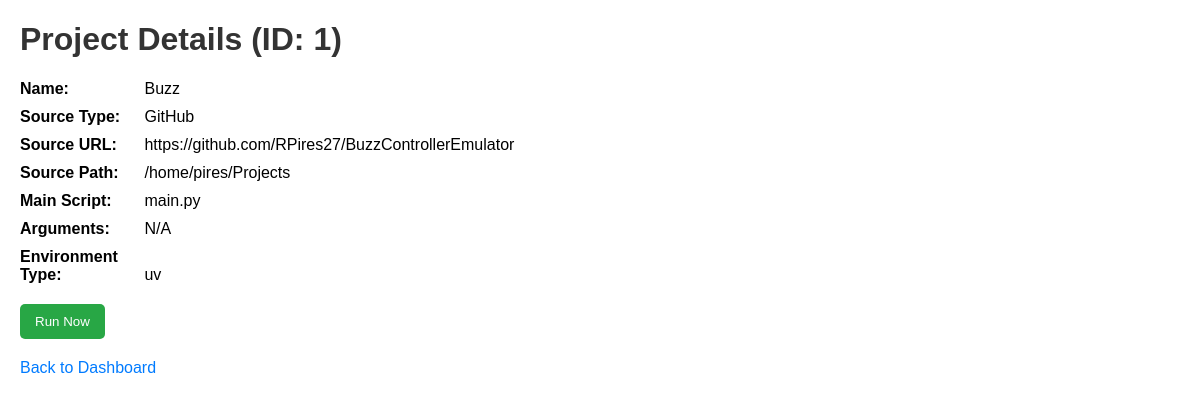
/projects/1, run on the app's committed database.
### app/models/project.py (models this page shows)
class Project(Base):
    __tablename__ = "projects"
    id = Column(Integer, primary_key=True, index=True)
    name = Column(String, unique=True, index=True)
    source_type = Column(String)
    source_url = Column(String, nullable=True)
    source_path = Column(String, nullable=True)
    main_script = Column(String)
    arguments = Column(String, nullable=True)
    environment_type = Column(String)
    schedules = relationship("Schedule", back_populates="project", cascade="all, delete-orphan")
    runs = relationship("Run", back_populates="project", cascade="all, delete-orphan")

### app/main.py (the view)
@app.get("/projects/{project_id}", response_class=HTMLResponse)
async def project_detail(request: Request, project_id: int, db: Session = Depends(get_db)):
    project = crud_project.get_project(db, project_id=project_id)
    if project is None:
        raise HTTPException(status_code=404, detail="Project not found")
    return templates.TemplateResponse("project_detail.html", {"request": request, "project": project})

### templates/project_detail.html (shortened to what this page needs)
<!DOCTYPE html>
<html>
<head>
</head>
<body>
    <h1>Project Details (ID: {{ project.id }})</h1>
    <div><strong>Name:</strong> {{ project.name }}</div>
    <div><strong>Source Type:</strong> {{ project.source_type }}</div>
    <div><strong>Source URL:</strong> {{ project.source_url if project.source_url else 'N/A' }}</div>
    <div><strong>Source Path:</strong> {{ project.source_path }}</div>
    <div><strong>Main Script:</strong> {{ project.main_script }}</div>
    <div><strong>Arguments:</strong> {{ project.arguments if project.arguments else 'N/A' }}</div>
    <div><strong>Environment Type:</strong> {{ project.environment_type }}</div>
    <form action="/projects/{{ project.id }}/run" method="post">
        <button type="submit" class="run-now-button">Run Now</button>
    </form>
    <a href="/" class="back-link">Back to Dashboard</a>
</body>
</html>

### templates/project_detail.html (style rules this page uses)
body { font-family: Arial, sans-serif; margin: 20px; }
h1 { color: #333; }
div { margin-bottom: 10px; }
strong { display: inline-block; width: 120px; }
.back-link { display: block; margin-top: 20px; color: #007bff; text-decoration: none; }
.run-now-button { padding: 10px 15px; background-color: #28a745; color: white; border: none; border-radius: 5px; cursor: pointer; margin-top: 10px; }

### data on the page
Project: id "1", name "Buzz", source_type "GitHub", source_url "https://github.com/RPires27/BuzzControllerEmulator", source_path "/home/pires/Projects", main_script "main.py", arguments "N/A", environment_type "uv"
